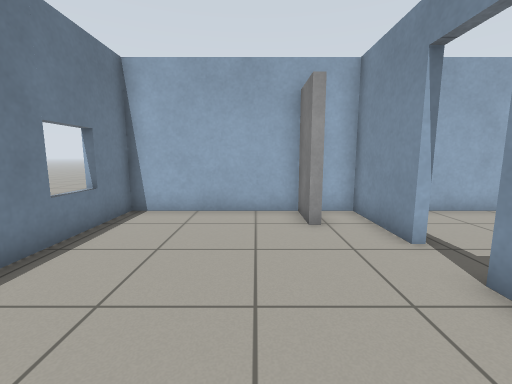
[1] (above)

16 first-person views from a walk through a Gazebo world. The camera is 0.94 m above the floor, tilts 8° down and sees 90° across. The floor is counted in squares, 0.5 m on a side. Each view is taken from the middle of a square. On the plan, view 1 faces up. The plan holds only what a view shows up to about 15 squares ahead; the rest is blank. Robots are left out. Simple patterns stand in for the simulator's built-in surfaces.

[2]
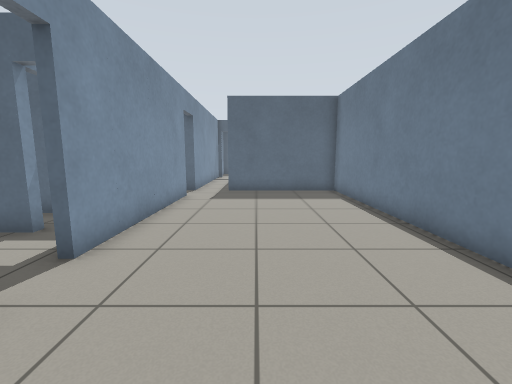

[3]
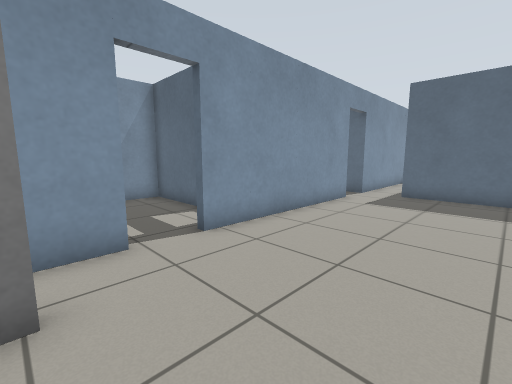

[4]
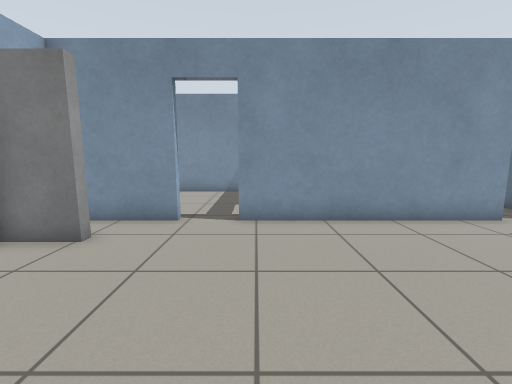

[5]
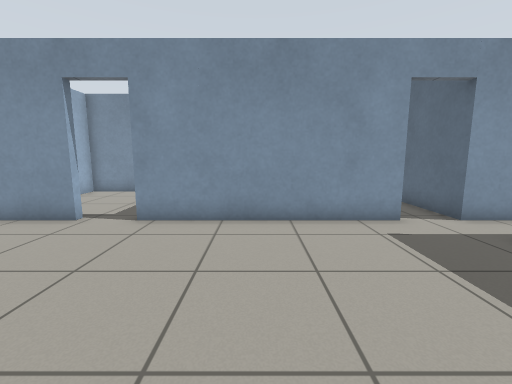

[6]
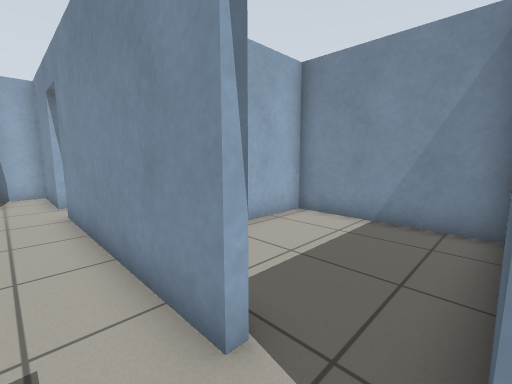

[7]
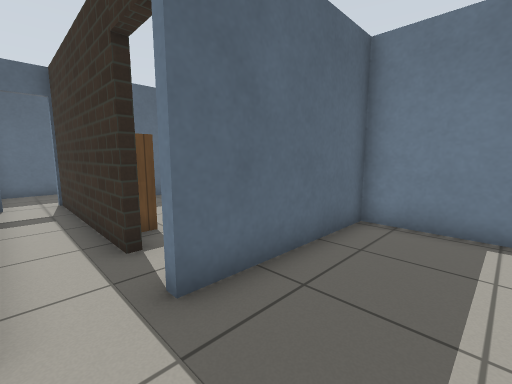

[8]
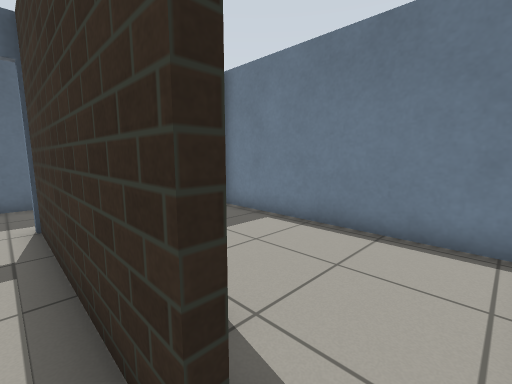

[9]
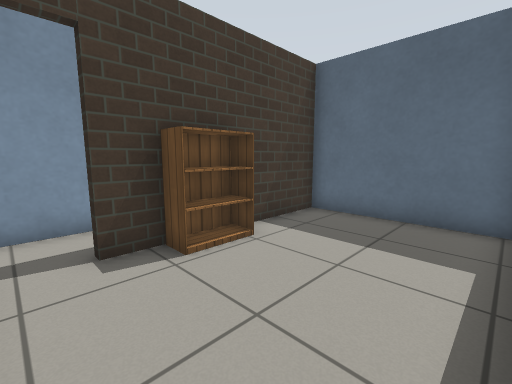

[10]
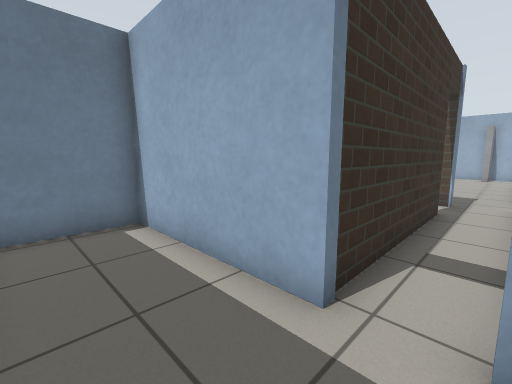

[11]
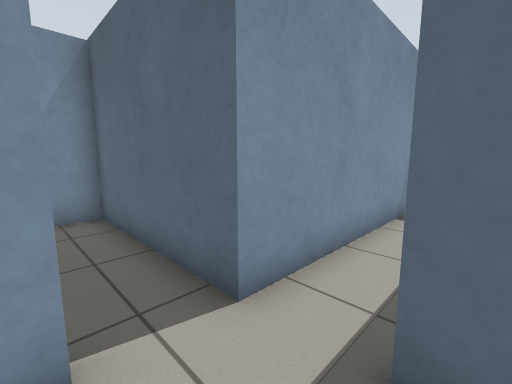

[12]
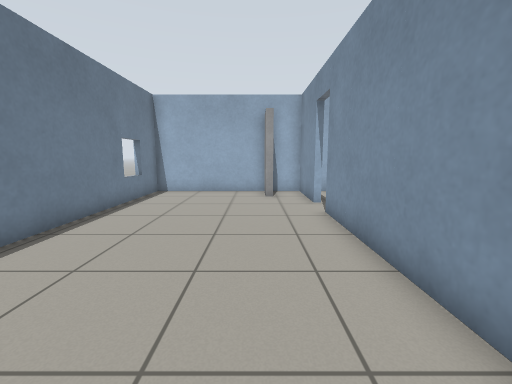

[13]
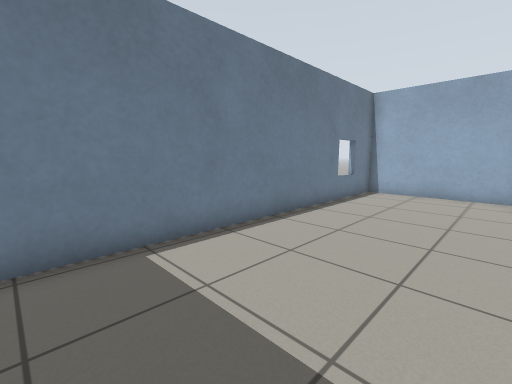

[14]
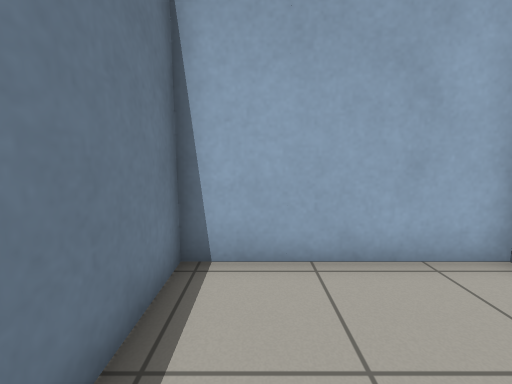

[15]
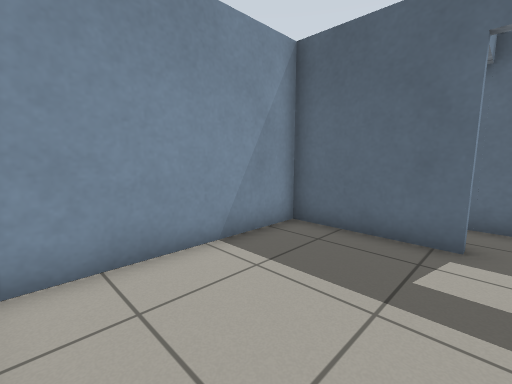

[16]
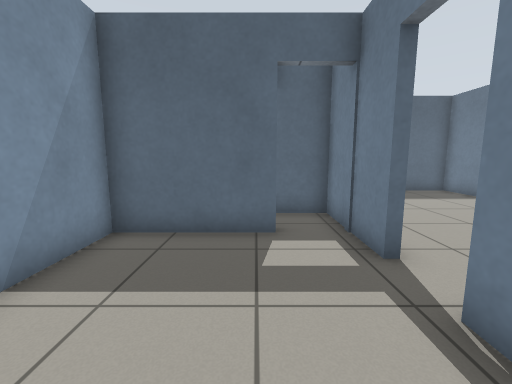

### Floor plan
Points are (right, up) in squares from view 1. A wall is a line through its corners. A room is listed if a view was taken in it or the views show most of it. See-through windows are left out.
Room 1 (views 1, 2, 3, 4, 5, 6, 7, 11, 12, 13)
walls: (3.3, 5.3) (3.3, 8.7) (-4.3, 8.7) (-4.3, -6) (1.4, -6) (1.4, -6.3); (3.3, -4.2) (3.3, 3.5)
ways out: opening at (2, -7) to room 2; open door at (3.5, -5.5) to room 5; open door at (3.5, 4.5) to room 6; open door at (4.5, 2) to room 7
objects: door leaf (2, 7) to (2, 8)
Room 2 (view 8)
walls: (1.1, -10.6) (1.1, -9.6); (1.4, -8.1) (1.4, -15.3); (3.3, -13.4) (3.3, -6)
ways out: opening at (2, -7) to room 1; open door at (1, -7.5) to room 3; open door at (2.5, -15) to room 4
objects: bookshelf (1, -10)
Room 3 (view 9)
walls: (1.1, -9.6) (1.1, -8.1); (-4.3, -6.9) (-4.3, -15) (1.1, -15) (1.1, -10.6)
ways out: open door at (1, -7.5) to room 2
Room 4 (view 10)
walls: (1, -18.7) (3.1, -18.7); (1.4, -15.3) (-4.3, -15.3) (-4.3, -18.1)
ways out: open door at (2.5, -15) to room 2
Room 5 (view 14)
walls: (3.3, -6) (9.5, -6) (9.5, -0.6) (3.7, -0.6) (3.7, -3.9)
ways out: open door at (3.5, -5.5) to room 1; open door at (6, 0.5)
Room 6 (views 15, 16)
walls: (3.7, 5.9) (3.7, 5.3); (3.7, 3.5) (3.7, 2.1); (5.5, 1.9) (9.5, 1.9) (9.5, 8.7) (4.5, 8.7)
ways out: open door at (3.5, 4.5) to room 1
Room 7 (no view inside)
walls: (3.7, 2.1) (3.7, -0.3) (7.1, -0.3)
ways out: open door at (4.5, 2) to room 1

Where each view was taken, in squares from view 1:
view 1: 0 up, 0 right, facing up
view 2: 8 up, 0 right, facing down
view 3: 7 up, 2 left, facing down-right
view 4: 3 up, 4 left, facing right
view 5: 0 up, 4 left, facing right
view 6: 6 down, 2 right, facing up-right
view 7: 3 down, 3 right, facing down-left
view 8: 7 down, 2 right, facing down-left
view 9: 7 down, 4 left, facing down-right
view 10: 18 down, 3 right, facing up-left
view 11: 4 down, 1 right, facing down-right
view 12: 5 down, 1 right, facing up
view 13: 5 down, 1 right, facing up-left
view 14: 5 down, 5 right, facing up
view 15: 8 up, 5 right, facing down-right
view 16: 8 up, 6 right, facing down
